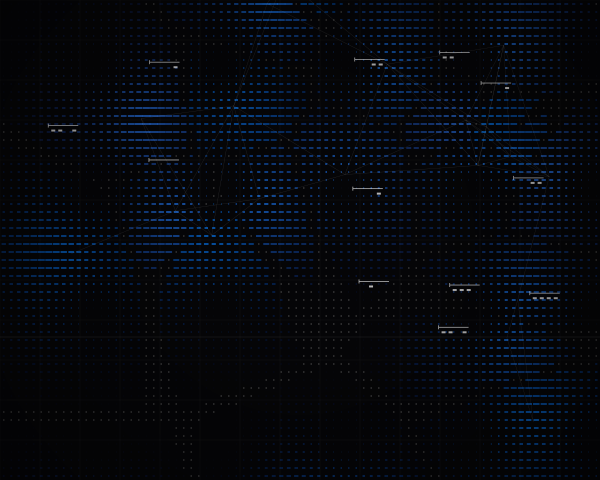

The Python source for this figure:
import cairo
import math
import random

# Setup
width, height = 600, 480
surface = cairo.ImageSurface(cairo.FORMAT_ARGB32, width, height)
ctx = cairo.Context(surface)

# Background: Deep "Forensic" Black
ctx.set_source_rgb(0.02, 0.02, 0.03)
ctx.paint()

# Configuration
NUM_SEEDS = 22
SAMPLES_X = 80
SAMPLES_Y = 60
CELL_COLOR = (0.2, 0.5, 1.0) # International Klein Blue derivative

# 1. Generate Seeds with a "Clustered Density" logic
seeds = []
for _ in range(NUM_SEEDS):
    # Bias seeds towards a central-right axis for asymmetry
    x = random.gauss(width * 0.6, width * 0.25)
    y = random.gauss(height * 0.5, height * 0.3)
    seeds.append({'pos': (x, y), 'id': random.random()})

def get_closest(px, py):
    distances = []
    for i, s in enumerate(seeds):
        d = math.sqrt((px - s['pos'][0])**2 + (py - s['pos'][1])**2)
        distances.append((d, i))
    distances.sort()
    return distances[0], distances[1] # Return 1st and 2nd closest

# 2. Draw Digital Strata (The Voronoi Field via Density)
# Instead of smooth polygons, we use a grid of primitives that react to the Voronoi logic
grid_w = width / SAMPLES_X
grid_h = height / SAMPLES_Y

for i in range(SAMPLES_X):
    for j in range(SAMPLES_Y):
        px = i * grid_w + grid_w / 2
        py = j * grid_h + grid_h / 2
        
        (d1, idx1), (d2, idx2) = get_closest(px, py)
        
        # Determine "edge-ness" - ratio of distance to closest vs second closest
        # This creates the mathematical "Voronoi" border effect
        edge_factor = d1 / (d2 + 0.1)
        
        # Color based on seed identity for variation
        seed_val = seeds[idx1]['id']
        
        # Digital Forensic Aesthetic: Dithered density
        # Near edges, we use thin lines or empty space. Near centers, dense blocks.
        if edge_factor < 0.92:
            # Inside the cell
            # Map distance to a "gradient" of density
            intensity = 1.0 - (d1 / 180.0)
            intensity = max(0.1, min(1.0, intensity))
            
            ctx.set_source_rgba(
                CELL_COLOR[0] * seed_val * intensity,
                CELL_COLOR[1] * intensity,
                CELL_COLOR[2] * intensity + (1-intensity)*0.3,
                0.8
            )
            
            # Draw varied geometric primitives based on local "data"
            size_mod = (math.sin(px * 0.05) + math.cos(py * 0.05)) * 0.5 + 1.0
            rect_w = grid_w * 0.6 * intensity * size_mod
            rect_h = grid_h * 0.2 * intensity
            
            ctx.rectangle(px - rect_w/2, py - rect_h/2, rect_w, rect_h)
            ctx.fill()
        else:
            # On the "Border" - draw technical marking
            ctx.set_source_rgba(1, 1, 1, 0.4)
            ctx.set_line_width(0.4)
            ctx.arc(px, py, 0.5, 0, 2*math.pi)
            ctx.stroke()

# 3. Add Vector Connections (Node-Link system)
ctx.set_line_width(0.3)
ctx.set_source_rgba(1, 1, 1, 0.15)
for i in range(len(seeds)):
    for j in range(i + 1, len(seeds)):
        s1 = seeds[i]['pos']
        s2 = seeds[j]['pos']
        dist = math.sqrt((s1[0]-s2[0])**2 + (s1[1]-s2[1])**2)
        if dist < 140: # Only connect nearby seeds
            ctx.move_to(s1[0], s1[1])
            ctx.line_to(s2[0], s2[1])
            ctx.stroke()

# 4. Global Cartesian Grid Overlay (Swiss precision)
ctx.set_source_rgba(1, 1, 1, 0.05)
ctx.set_line_width(0.5)
grid_spacing = 40
for x in range(0, width, grid_spacing):
    ctx.move_to(x, 0)
    ctx.line_to(x, height)
    ctx.stroke()
for y in range(0, height, grid_spacing):
    ctx.move_to(0, y)
    ctx.line_to(width, y)
    ctx.stroke()

# 5. Technical Callouts (Recursive/Text-like noise)
random.seed(42) # Deterministic noise for callouts
for _ in range(12):
    tx = random.uniform(50, width-50)
    ty = random.uniform(50, height-50)
    
    # Draw a "crosshair" or "data block"
    ctx.set_source_rgba(1, 1, 1, 0.7)
    ctx.set_line_width(0.8)
    # Horizontal line
    ctx.move_to(tx - 15, ty)
    ctx.line_to(tx + 15, ty)
    # Little vertical tick
    ctx.move_to(tx - 15, ty - 2)
    ctx.line_to(tx - 15, ty + 2)
    ctx.stroke()
    
    # Micro-rectangles mimicking data segments
    for bit in range(4):
        if random.random() > 0.5:
            ctx.rectangle(tx - 12 + (bit * 7), ty + 4, 4, 2)
            ctx.fill()

# 6. Final Polish: Vignette/Depth
# Soft radial gradient to center the composition
rad_grad = cairo.RadialGradient(width/2, height/2, 100, width/2, height/2, 400)
rad_grad.add_color_stop_rgba(0, 0, 0, 0, 0)
rad_grad.add_color_stop_rgba(1, 0, 0, 0, 0.4)
ctx.set_source(rad_grad)
ctx.paint()

# "Scanning Line" - high contrast forensic artifact
ctx.set_source_rgba(1, 1, 1, 0.03)
ctx.rectangle(0, height * 0.7, width, 2)
ctx.fill()
